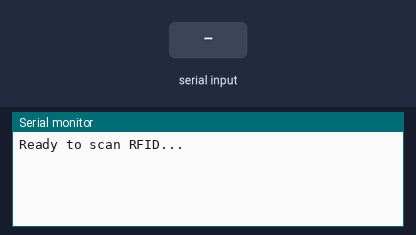
This sketch was run on a simulated Arduino Uno, built with avr-gcc and run on an emulated ATmega328P. Parts: the last lines printed to the serial monitor. Inputs (shaded band) come from the test bench.

Above: at 1.2 s.
1.3 s: "1" received over the second serial link
At 1.7 s:
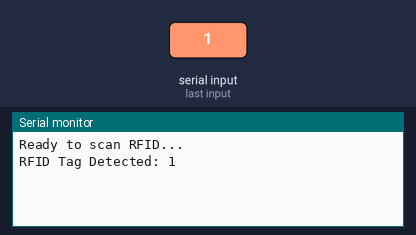
2.8 s: "0" received over the second serial link
At 4.0 s:
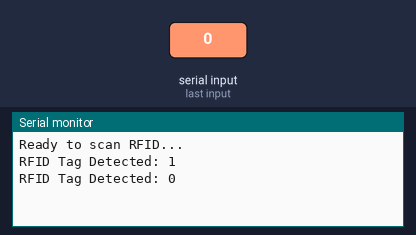
4.3 s: "2" received over the second serial link
At 5.1 s:
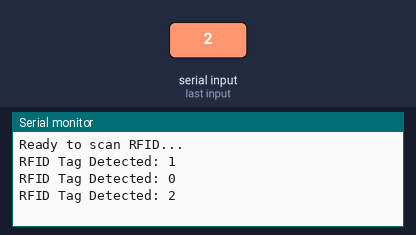

The sketch:

CodeBefore.ino
```cpp
#include <SoftwareSerial.h>

SoftwareSerial RFID(16, 17);

void setup() {
  Serial.begin(115200);
  RFID.begin(9600);

  Serial.println("Ready to scan RFID...");
}

void loop() {
  if (RFID.available()) {
    String rfidData = "";
    while (RFID.available()) {
      rfidData += (char)RFID.read();
    }
    Serial.println("RFID Tag Detected: " + rfidData);
  }
}
```

Measured:
- after the input at 1.3 s, the serial monitor: prints a new line at once (image 1)
- after the input at 2.8 s, the serial monitor: prints a new line at once (image 2)
- after the input at 4.3 s, the serial monitor: prints a new line at once (image 3)
